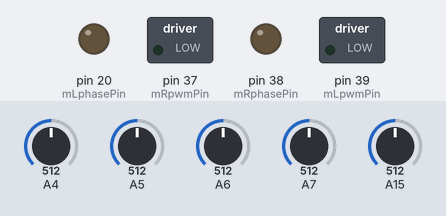
A sketch run on a simulated Arduino Mega 2560, built with avr-gcc and run on an emulated ATmega2560. On the bench: switched loads named in the sketch (green lamp = pin HIGH), output pins drawn as LEDs (lit = HIGH). Inputs (shaded band) come from the test bench; at power-on: A4 = 512, A5 = 512, A6 = 512, A7 = 512, A15 = 512.

Above: at 0.1 s.
At 3.9 s:
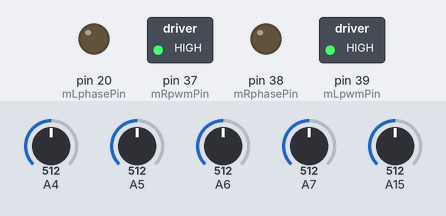
Timing chart, 0 to 5.4 s (numbered marks = the images above):
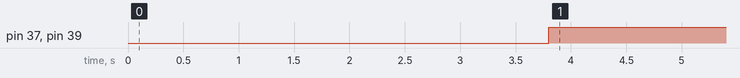

The sketch:

Line-follow.ino
```cpp
// Define pins for motor control
const int mRpwmPin = 37;    // RIGHT Motor PWM
const int mRphasePin = 38;  // RIGHT Motor Phase
const int mLpwmPin = 39;    // LEFT Motor PWM
const int mLphasePin = 20;  // LEFT Motor Phase
const int topSpeed = 180;

// Define pins for line-following sensors
const int A1pin = 4;        // Analog pin 1 (line-follow B/W 5-sensor)
const int A2pin = 5;        // Analog pin 2 (line-follow B/W 5-sensor)
const int A3pin = 6;        // Analog pin 3 (line-follow B/W 5-sensor)
const int A4pin = 7;        // Analog pin 4 (line-follow B/W 5-sensor)
const int A5pin = 15;       // Analog pin 5 (line-follow B/W 5-sensor)
int AnalogPin[5] = {A1pin, A2pin, A3pin, A4pin, A5pin};

// Motor calibration
const float slowingCoeff = 0.92; // Slower left motor to match right motor

// Function to blink the onboard LED a given number of times
void blinkLED(int times) {
  for (int i = 0; i < times; i++) {
    digitalWrite(LED_BUILTIN, HIGH); // Turn LED on
    delay(150);                      // Wait for 0.15 seconds
    digitalWrite(LED_BUILTIN, LOW);  // Turn LED off
    delay(150);                      // Wait for 0.15 seconds
  }
}

// Function to drive the robot forward/backward a given distance in cm
void driveDistance(int speed, int distance, const float slowingCoeff = 0.92) {
  bool direction = speed < 0; // Determine direction from speed
  digitalWrite(mRphasePin, direction); // Set direction for RIGHT motor
  digitalWrite(mLphasePin, direction); // Set direction for LEFT motor

  analogWrite(mRpwmPin, abs(speed)); // Set speed for RIGHT motor
  analogWrite(mLpwmPin, abs(speed) * slowingCoeff); // Set speed for LEFT motor

  delay(abs(round((distance * 9000 / speed)))); // Simulate distance covered (adjust factor as needed)

  analogWrite(mRpwmPin, 0); // Stop RIGHT motor
  analogWrite(mLpwmPin, 0); // Stop LEFT motor
}

// Function to drive the robot forward/backward until stopped, sampled every 50ms
void drive(int speed, int step, bool stop, const float slowingCoeff = 0.92) {
  bool direction = speed < 0; // Determine direction from speed
  digitalWrite(mRphasePin, direction); // Set direction for RIGHT motor
  digitalWrite(mLphasePin, direction); // Set direction for LEFT motor

  analogWrite(mRpwmPin, abs(speed)); // Set speed for RIGHT motor
  analogWrite(mLpwmPin, abs(speed) * slowingCoeff); // Set speed for LEFT motor

  int coveredDistance = 0;
  if (!stop) {
    delay(step); // Simulate distance increments;
  } else {
    analogWrite(mRpwmPin, 0); // Stop RIGHT motor
    analogWrite(mLpwmPin, 0); // Stop LEFT motor
  }
}

// Function to turn the robot forward on the outer wheel
void turnForward(int speed, int deg, const float slowingCoeff = 0.92) {
  bool clockwise = deg > 0; // Determine direction of rotation from degrees
  if (clockwise) {
    analogWrite(mRpwmPin, 0);         // Stop RIGHT motor
    analogWrite(mLpwmPin, abs(speed) * slowingCoeff);    // Set speed for LEFT motor
  } else {
    analogWrite(mLpwmPin, 0);        // Stop LEFT motor
    analogWrite(mRpwmPin, abs(speed));    // Set speed for RIGHT motor
  }

  delay(round(abs(deg) * 2500 / speed)); // Simulate turn duration (adjust factor as needed)

  analogWrite(mRpwmPin, 0); // Stop RIGHT motor
  analogWrite(mLpwmPin, 0); // Stop LEFT motor
}

// Function to rotate the robot in place on both wheels
void rotate(int speed, int deg, const float slowingCoeff = 0.92) {
  bool clockwise = deg > 0; // Determine direction of rotation from degrees
  if (clockwise) {
    digitalWrite(mRphasePin, LOW); // RIGHT motor backward
    digitalWrite(mLphasePin, HIGH); // LEFT motor forward
  } else {
    digitalWrite(mRphasePin, HIGH); // RIGHT motor forward
    digitalWrite(mLphasePin, LOW);  // LEFT motor backward
  }

  analogWrite(mRpwmPin, abs(speed)); // Set speed for RIGHT motor
  analogWrite(mLpwmPin, abs(speed) * slowingCoeff); // Set speed for LEFT motor

  delay(round(abs(deg) * 1200 / speed)); // Simulate turn duration (adjust factor as needed)

  analogWrite(mRpwmPin, 0); // Stop RIGHT motor
  analogWrite(mLpwmPin, 0); // Stop LEFT motor
}

// Function to convert the input of the 5 analog black/white sensors into a spectrum value
int readSensors(int whiteThreshold, int* AnalogPin) {
  static int BinaryArray[5]; // Static array to ensure it persists after the function returns
  int AnalogValue[5];

  // Read sensor values and convert to binary (black or white)
  for (int i = 0; i < 5; i++) {
    AnalogValue[i] = analogRead(AnalogPin[i]);

    // Add 1 or 0 to BinaryArray depending on threshold
    if (AnalogValue[i] < whiteThreshold) {
      BinaryArray[i] = 1;
    } else {
      BinaryArray[i] = 0;
    }
  }

  // Print the sensor values
  //Serial.print("Values: ");
  for (int i = 0; i < 5; i++) {
    //Serial.print(AnalogValue[i]); // Print sensor values
    //Serial.print(" ");
  }
  //Serial.println("");

  // Convert binary array to spectrum value (decimal)
  int spectrum = 0;
  for (int i = 0; i < 5; i++) {
    spectrum = (spectrum << 1) | BinaryArray[i];
  }
  return spectrum;
}

// Function to convert the spectrum value to the corresponding degrees
int directionController(int spectrum) {
  // Define the spectrum-to-degrees lookup dictionary
  const int spectrumValues[] = {1, 2, 3,   8,  16, 24};   // Spectrum values
  const int degreeValues[]   = {10, 2, 20, -2, -10, -20};   // Corresponding degree values

  const int dictionarySize = sizeof(spectrumValues) / sizeof(spectrumValues[0]);

  // Loop through the lookup dictionary to find the matching spectrum
  for (int i = 0; i < dictionarySize; i++) {
    if (spectrum == spectrumValues[i]) {
      return degreeValues[i]; // Return corresponding degree
    }
  }

  return 0; // no match is found (default case - no line)
}

// Setup function runs once when you press reset
void setup() {
  Serial.begin(9600);

  // Configure motor pins as outputs
  pinMode(mRpwmPin, OUTPUT);
  pinMode(mRphasePin, OUTPUT);
  pinMode(mLpwmPin, OUTPUT);
  pinMode(mLphasePin, OUTPUT);

  blinkLED(3); // Blink the LED 3 times to confirm setup

  delay(2000); // Short delay before line
  blinkLED(3);
}

void loop() {
  int whiteThreshold = 2700; // Example threshold value
  int spectrum = readSensors(whiteThreshold, AnalogPin); // Get spectrum from sensors
  int degrees = directionController(spectrum); // Get degrees based on spectrum

  /*
  //Serial.print("Spectrum: ");
  //Serial.println(spectrum);
  //Serial.print("Degrees: ");
  //Serial.println(degrees);
  */

  // Adjust movement based on the detected spectrum
  if (spectrum == 0) {
    // If no line is detected, stop and blink LED
    analogWrite(mRpwmPin, 0);
    analogWrite(mLpwmPin, 0);
    blinkLED(2);
  } else if (degrees == 0) {
    // If the robot is aligned with the line, drive forward
    drive(topSpeed, 50, false); // Drive forward at speed 80, no stop condition
  } else {
    turnForward(topSpeed, degrees); // Turn with speed 80 and the degrees value
  }
}
```

Measured:
- by itself, pin 37 (mRpwmPin), pin 39 (mLpwmPin): LOW → HIGH at 3.8 s
